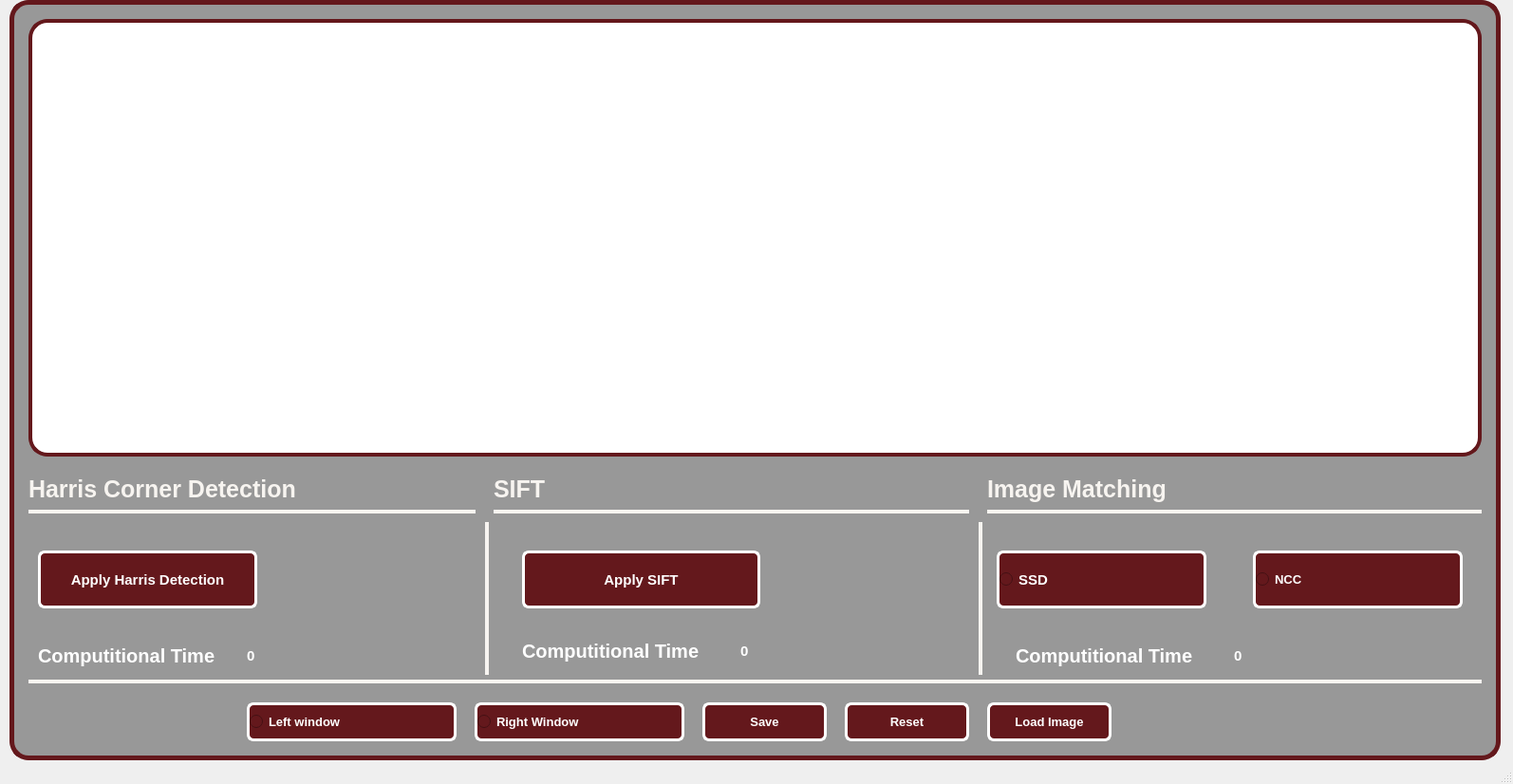
<?xml version="1.0" encoding="UTF-8"?>
<ui version="4.0">
 <class>MainWindow</class>
 <widget class="QMainWindow" name="MainWindow">
  <property name="geometry">
   <rect>
    <x>0</x>
    <y>0</y>
    <width>1594</width>
    <height>826</height>
   </rect>
  </property>
  <property name="windowTitle">
   <string>MainWindow</string>
  </property>
  <widget class="QWidget" name="centralwidget">
   <widget class="QLabel" name="label">
    <property name="geometry">
     <rect>
      <x>10</x>
      <y>0</y>
      <width>1571</width>
      <height>801</height>
     </rect>
    </property>
    <property name="styleSheet">
     <string notr="true">background-color:#989898;
border-radius:20px;
border:5px solid #64181C ;


color:#ffffff;
font-size:20px;
font-weight:bold;</string>
    </property>
    <property name="text">
     <string/>
    </property>
   </widget>
   <widget class="QWidget" name="widget" native="true">
    <property name="geometry">
     <rect>
      <x>30</x>
      <y>20</y>
      <width>1531</width>
      <height>461</height>
     </rect>
    </property>
    <property name="styleSheet">
     <string notr="true">background-color:white;
border-radius:20px;
border:4px solid #64181C ;</string>
    </property>
   </widget>
   <widget class="QLabel" name="label_2">
    <property name="geometry">
     <rect>
      <x>460</x>
      <y>550</y>
      <width>55</width>
      <height>161</height>
     </rect>
    </property>
    <property name="styleSheet">
     <string notr="true">background-color:transparent;
border-right:4px solid #F7F4F0;

</string>
    </property>
    <property name="text">
     <string/>
    </property>
   </widget>
   <widget class="QLabel" name="label_3">
    <property name="geometry">
     <rect>
      <x>980</x>
      <y>550</y>
      <width>55</width>
      <height>161</height>
     </rect>
    </property>
    <property name="styleSheet">
     <string notr="true">background-color:transparent;
border-right:4px solid #F7F4F0;

</string>
    </property>
    <property name="text">
     <string/>
    </property>
   </widget>
   <widget class="QLabel" name="label_4">
    <property name="geometry">
     <rect>
      <x>30</x>
      <y>490</y>
      <width>471</width>
      <height>51</height>
     </rect>
    </property>
    <property name="styleSheet">
     <string notr="true">background-color:transparent;
color:#F7F4F0;
font-size:25px;
border-bottom: 4px solid #F7F4F0;
font-weight:bold;</string>
    </property>
    <property name="text">
     <string>Harris Corner Detection</string>
    </property>
   </widget>
   <widget class="QLabel" name="label_5">
    <property name="geometry">
     <rect>
      <x>520</x>
      <y>490</y>
      <width>501</width>
      <height>51</height>
     </rect>
    </property>
    <property name="styleSheet">
     <string notr="true">background-color:transparent;
color:#F7F4F0;
font-size:25px;
border-bottom: 4px solid #F7F4F0;
font-weight:bold;</string>
    </property>
    <property name="text">
     <string>SIFT</string>
    </property>
   </widget>
   <widget class="QLabel" name="label_6">
    <property name="geometry">
     <rect>
      <x>1040</x>
      <y>490</y>
      <width>521</width>
      <height>51</height>
     </rect>
    </property>
    <property name="styleSheet">
     <string notr="true">background-color:transparent;
color:#F7F4F0;
font-size:25px;
border-bottom: 4px solid #F7F4F0;
font-weight:bold;</string>
    </property>
    <property name="text">
     <string>Image Matching</string>
    </property>
   </widget>
   <widget class="QRadioButton" name="SquareContourButton">
    <property name="geometry">
     <rect>
      <x>1050</x>
      <y>580</y>
      <width>221</width>
      <height>61</height>
     </rect>
    </property>
    <property name="styleSheet">
     <string notr="true">
 background-color: #64181C;
 border-radius: 7px;
 color: white;
 font-size: 15px;
 font-weight: 700;
border:3px solid white;
 letter-spacing: .8px;
 line-height: 20px;
 text-align: center;
 text-transform: uppercase;




</string>
    </property>
    <property name="text">
     <string>SSD</string>
    </property>
   </widget>
   <widget class="QRadioButton" name="SquareContourButton_2">
    <property name="geometry">
     <rect>
      <x>1320</x>
      <y>580</y>
      <width>221</width>
      <height>61</height>
     </rect>
    </property>
    <property name="styleSheet">
     <string notr="true">
 background-color: #64181C;
 border-radius: 7px;
 color: white;
 font-size: 13px;
 font-weight: 700;
border:3px solid white;
 letter-spacing: .8px;
 line-height: 20px;
 text-align: center;
 text-transform: uppercase;




</string>
    </property>
    <property name="text">
     <string>NCC</string>
    </property>
   </widget>
   <widget class="QRadioButton" name="SquareContourButton_3">
    <property name="geometry">
     <rect>
      <x>500</x>
      <y>740</y>
      <width>221</width>
      <height>41</height>
     </rect>
    </property>
    <property name="styleSheet">
     <string notr="true">
 background-color: #64181C;
 border-radius: 7px;
 color: white;
 font-size: 13px;
 font-weight: 700;
border:3px solid white;
 letter-spacing: .8px;
 line-height: 20px;
 text-align: center;
 text-transform: uppercase;




</string>
    </property>
    <property name="text">
     <string>Right Window</string>
    </property>
   </widget>
   <widget class="QRadioButton" name="SquareContourButton_4">
    <property name="geometry">
     <rect>
      <x>260</x>
      <y>740</y>
      <width>221</width>
      <height>41</height>
     </rect>
    </property>
    <property name="styleSheet">
     <string notr="true">
 background-color: #64181C;
 border-radius: 7px;
 color: white;
 font-size: 13px;
 font-weight: 700;
border:3px solid white;
 letter-spacing: .8px;
 line-height: 20px;
 text-align: center;
 text-transform: uppercase;




</string>
    </property>
    <property name="text">
     <string>Left window</string>
    </property>
   </widget>
   <widget class="QPushButton" name="ApplyContourButton">
    <property name="geometry">
     <rect>
      <x>740</x>
      <y>740</y>
      <width>131</width>
      <height>41</height>
     </rect>
    </property>
    <property name="styleSheet">
     <string notr="true">QPushButton{
 background-color: #64181C;
 border-radius: 7px;
 color: white;
 font-size: 13px;
 font-weight: 700;
border:3px solid white;
 letter-spacing: .8px;
 line-height: 20px;
 text-align: center;
 text-transform: uppercase;
	}

QPushButton:hover{
	
	background-color:#7D4047;
	}


</string>
    </property>
    <property name="text">
     <string>Save</string>
    </property>
   </widget>
   <widget class="QPushButton" name="ApplyContourButton_2">
    <property name="geometry">
     <rect>
      <x>890</x>
      <y>740</y>
      <width>131</width>
      <height>41</height>
     </rect>
    </property>
    <property name="styleSheet">
     <string notr="true">QPushButton{
 background-color: #64181C;
 border-radius: 7px;
 color: white;
 font-size: 13px;
 font-weight: 700;
border:3px solid white;
 letter-spacing: .8px;
 line-height: 20px;
 text-align: center;
 text-transform: uppercase;
	}

QPushButton:hover{
	
	background-color:#7D4047;
	}


</string>
    </property>
    <property name="text">
     <string>Reset</string>
    </property>
   </widget>
   <widget class="QPushButton" name="ApplyContourButton_3">
    <property name="geometry">
     <rect>
      <x>1040</x>
      <y>740</y>
      <width>131</width>
      <height>41</height>
     </rect>
    </property>
    <property name="styleSheet">
     <string notr="true">QPushButton{
 background-color: #64181C;
 border-radius: 7px;
 color: white;
 font-size: 13px;
 font-weight: 700;
border:3px solid white;
 letter-spacing: .8px;
 line-height: 20px;
 text-align: center;
 text-transform: uppercase;
	}

QPushButton:hover{
	
	background-color:#7D4047;
	}


</string>
    </property>
    <property name="text">
     <string>Load Image</string>
    </property>
   </widget>
   <widget class="QLabel" name="label_7">
    <property name="geometry">
     <rect>
      <x>30</x>
      <y>700</y>
      <width>1531</width>
      <height>20</height>
     </rect>
    </property>
    <property name="styleSheet">
     <string notr="true">background-color:transparent;
border-bottom:4px solid #F7F4F0;

</string>
    </property>
    <property name="text">
     <string/>
    </property>
   </widget>
   <widget class="QLabel" name="label_8">
    <property name="geometry">
     <rect>
      <x>40</x>
      <y>660</y>
      <width>261</width>
      <height>61</height>
     </rect>
    </property>
    <property name="styleSheet">
     <string notr="true">background-color:transparent;
color:#ffffff;
font-size:20px;
font-weight:bold;</string>
    </property>
    <property name="text">
     <string>Computitional Time</string>
    </property>
   </widget>
   <widget class="QLabel" name="Gaussian">
    <property name="geometry">
     <rect>
      <x>260</x>
      <y>670</y>
      <width>31</width>
      <height>41</height>
     </rect>
    </property>
    <property name="styleSheet">
     <string notr="true">background-color:transparent;
color:#ffffff;
font-size:15px;
font-weight:bold;</string>
    </property>
    <property name="text">
     <string>0</string>
    </property>
   </widget>
   <widget class="QLabel" name="label_9">
    <property name="geometry">
     <rect>
      <x>550</x>
      <y>670</y>
      <width>211</width>
      <height>31</height>
     </rect>
    </property>
    <property name="styleSheet">
     <string notr="true">background-color:transparent;
color:#ffffff;
font-size:20px;
font-weight:bold;</string>
    </property>
    <property name="text">
     <string>Computitional Time</string>
    </property>
   </widget>
   <widget class="QLabel" name="label_10">
    <property name="geometry">
     <rect>
      <x>1070</x>
      <y>670</y>
      <width>281</width>
      <height>41</height>
     </rect>
    </property>
    <property name="styleSheet">
     <string notr="true">background-color:transparent;
color:#ffffff;
font-size:20px;
font-weight:bold;</string>
    </property>
    <property name="text">
     <string>Computitional Time</string>
    </property>
   </widget>
   <widget class="QLabel" name="Gaussian_2">
    <property name="geometry">
     <rect>
      <x>780</x>
      <y>670</y>
      <width>41</width>
      <height>31</height>
     </rect>
    </property>
    <property name="styleSheet">
     <string notr="true">background-color:transparent;
color:#ffffff;
font-size:15px;
font-weight:bold;</string>
    </property>
    <property name="text">
     <string>0</string>
    </property>
   </widget>
   <widget class="QLabel" name="Gaussian_3">
    <property name="geometry">
     <rect>
      <x>1300</x>
      <y>670</y>
      <width>41</width>
      <height>41</height>
     </rect>
    </property>
    <property name="styleSheet">
     <string notr="true">background-color:transparent;
color:#ffffff;
font-size:15px;
font-weight:bold;</string>
    </property>
    <property name="text">
     <string>0</string>
    </property>
   </widget>
   <widget class="QPushButton" name="ChainCodeButton">
    <property name="geometry">
     <rect>
      <x>40</x>
      <y>580</y>
      <width>231</width>
      <height>61</height>
     </rect>
    </property>
    <property name="styleSheet">
     <string notr="true">QPushButton{
 background-color: #64181C;
 border-radius: 7px;
 color: white;
 font-size: 15px;
 font-weight: 700;
border:3px solid white;
 letter-spacing: .8px;
 line-height: 20px;
 text-align: center;
 text-transform: uppercase;
	}

QPushButton:hover{
	
	background-color:#7D4047;
	}


</string>
    </property>
    <property name="text">
     <string>Apply Harris Detection</string>
    </property>
   </widget>
   <widget class="QPushButton" name="ChainCodeButton_2">
    <property name="geometry">
     <rect>
      <x>550</x>
      <y>580</y>
      <width>251</width>
      <height>61</height>
     </rect>
    </property>
    <property name="styleSheet">
     <string notr="true">QPushButton{
 background-color: #64181C;
 border-radius: 7px;
 color: white;
 font-size: 15px;
 font-weight: 700;
border:3px solid white;
 letter-spacing: .8px;
 line-height: 20px;
 text-align: center;
 text-transform: uppercase;
	}

QPushButton:hover{
	
	background-color:#7D4047;
	}


</string>
    </property>
    <property name="text">
     <string>Apply SIFT</string>
    </property>
   </widget>
  </widget>
  <widget class="QStatusBar" name="statusbar"/>
 </widget>
 <resources/>
 <connections/>
</ui>
